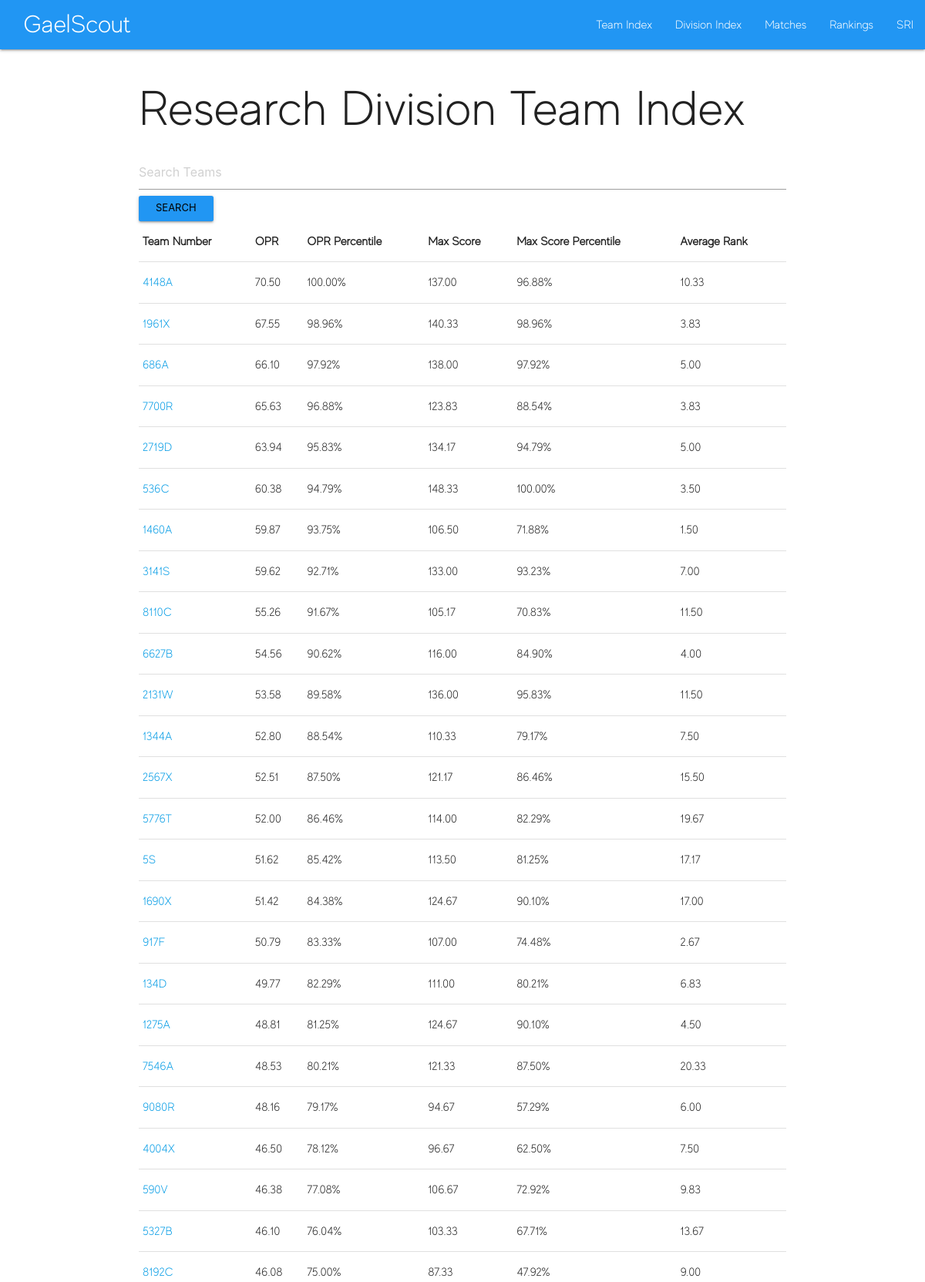
The app's page /divisionindex/ (upper part) with its own data.
### teamindex/models.py (models this page shows)
class ResearchTeams(models.Model):
    name = models.CharField(max_length=10,blank=False,unique=True)
    opr = models.DecimalField(max_digits=5,
                                decimal_places=2)
    mscore = models.DecimalField(max_digits=5,
                                decimal_places=2)
    rank = models.DecimalField(max_digits=5,
                                decimal_places=2)
    opr_percentile = models.DecimalField(max_digits=5,
                                decimal_places=2)
    mscore_percentile = models.DecimalField(max_digits=5,
                                decimal_places=2)
    w = models.IntegerField()
    l = models.IntegerField()

### teamindex/views.py (the view)
# urls.py: path('divisionindex/', views.divisionindex, name='divisionindex'),
def divisionindex(request):
    teams = ResearchTeams.objects.all()
    query = request.GET.get("q")
    if query:
        teams = ResearchTeams.objects.filter(name__icontains=query)
    return render(request, 'divisionindex.html', {'teams': teams})

### teamindex/templates/divisionindex.html (shortened to what this page needs)
<!DOCTYPE html>
<html>
    <head>
        {% load static %}
        <link href='{% static "main.css" %}' rel="stylesheet" type="text/css">
            <link rel="stylesheet" href="https://cdnjs.cloudflare.com/ajax/libs/materialize/1.0.0-beta/css/materialize.min.css">
    </head>
    <body>
        {% include "html/nav.html" %}
        <div class="container">
        <h1>Research Division Team Index</h1>
        <form method="GET" autocomplete="off">
            <input class="" type="text" name='q' placeholder="Search Teams"/>
            <input class="waves-effect waves-light btn-small blue" type="submit" value="Search"/>
        </form>
        <table>
            <tr>
                <th>Team Number</th>
                <th>OPR</th>
                <th>OPR Percentile</th>
                <th>Max Score</th>
                <th>Max Score Percentile</th>
                <th>Average Rank</th>
            </tr>
            {% for team in teams %}
            <tr>
                <td><a href="{% url 'dashboard' team.name %}">{{ team.name }}</a></td>
                <td>{{ team.opr }}</td>
                <td>{{ team.opr_percentile }}%</td>
                <td>{{ team.mscore }}</td>
                <td>{{ team.mscore_percentile }}%</td>
                <td>{{ team.rank }}</td>
            </tr>
                {% endfor %}
        </table>
    </div>
    </body>
</html>

### static/main.css (style rules this page uses)
* { font-family: 'Evolve-Light'; }

### records on screen
ResearchTeams: name "4148A", opr "70.50", opr_percentile "100.00", mscore "137.00", mscore_percentile "96.88", rank "10.33"
ResearchTeams: name "1961X", opr "67.55", opr_percentile "98.96", mscore "140.33", mscore_percentile "98.96", rank "3.83"
ResearchTeams: name "686A", opr "66.10", opr_percentile "97.92", mscore "138.00", mscore_percentile "97.92", rank "5.00"
ResearchTeams: name "7700R", opr "65.63", opr_percentile "96.88", mscore "123.83", mscore_percentile "88.54", rank "3.83"
ResearchTeams: name "2719D", opr "63.94", opr_percentile "95.83", mscore "134.17", mscore_percentile "94.79", rank "5.00"
ResearchTeams: name "536C", opr "60.38", opr_percentile "94.79", mscore "148.33", mscore_percentile "100.00", rank "3.50"
ResearchTeams: name "1460A", opr "59.87", opr_percentile "93.75", mscore "106.50", mscore_percentile "71.88", rank "1.50"
ResearchTeams: name "3141S", opr "59.62", opr_percentile "92.71", mscore "133.00", mscore_percentile "93.23", rank "7.00"
ResearchTeams: name "8110C", opr "55.26", opr_percentile "91.67", mscore "105.17", mscore_percentile "70.83", rank "11.50"
ResearchTeams: name "6627B", opr "54.56", opr_percentile "90.62", mscore "116.00", mscore_percentile "84.90", rank "4.00"
ResearchTeams: name "2131W", opr "53.58", opr_percentile "89.58", mscore "136.00", mscore_percentile "95.83", rank "11.50"
ResearchTeams: name "1344A", opr "52.80", opr_percentile "88.54", mscore "110.33", mscore_percentile "79.17", rank "7.50"
ResearchTeams: name "2567X", opr "52.51", opr_percentile "87.50", mscore "121.17", mscore_percentile "86.46", rank "15.50"
ResearchTeams: name "5776T", opr "52.00", opr_percentile "86.46", mscore "114.00", mscore_percentile "82.29", rank "19.67"
ResearchTeams: name "5S", opr "51.62", opr_percentile "85.42", mscore "113.50", mscore_percentile "81.25", rank "17.17"
ResearchTeams: name "1690X", opr "51.42", opr_percentile "84.38", mscore "124.67", mscore_percentile "90.10", rank "17.00"
ResearchTeams: name "917F", opr "50.79", opr_percentile "83.33", mscore "107.00", mscore_percentile "74.48", rank "2.67"
ResearchTeams: name "134D", opr "49.77", opr_percentile "82.29", mscore "111.00", mscore_percentile "80.21", rank "6.83"
ResearchTeams: name "1275A", opr "48.81", opr_percentile "81.25", mscore "124.67", mscore_percentile "90.10", rank "4.50"
ResearchTeams: name "7546A", opr "48.53", opr_percentile "80.21", mscore "121.33", mscore_percentile "87.50", rank "20.33"
ResearchTeams: name "9080R", opr "48.16", opr_percentile "79.17", mscore "94.67", mscore_percentile "57.29", rank "6.00"
ResearchTeams: name "4004X", opr "46.50", opr_percentile "78.12", mscore "96.67", mscore_percentile "62.50", rank "7.50"
ResearchTeams: name "590V", opr "46.38", opr_percentile "77.08", mscore "106.67", mscore_percentile "72.92", rank "9.83"
ResearchTeams: name "5327B", opr "46.10", opr_percentile "76.04", mscore "103.33", mscore_percentile "67.71", rank "13.67"
ResearchTeams: name "8192C", opr "46.08", opr_percentile "75.00", mscore "87.33", mscore_percentile "47.92", rank "9.00"
